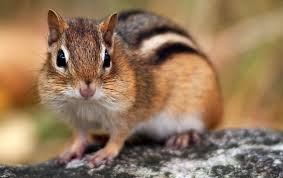
#> input picture 18_classification/images.jpeg, 283 x 178 px
$ python equalization.py ../18_classification/images.jpeg
#> lines starting #> are read from the running program, lines starting #| are printed output that depends on the picture
# source: https://docs.opencv.org/3.1.0/d9/dc8/tutorial_py_trackbar.html
# https://www.geeksforgeeks.org/changing-the-contrast-and-brightness-of-an-image-using-python-opencv/
import cv2
import numpy as np
import sys

WNAME = "Histogram equalization"
histsize = 256
histrange = (0,256)
hist_w = 512
hist_h = 400
bin_w = int(round( hist_w/histsize ))

if __name__ == '__main__':
	img = cv2.imread(sys.argv[1])
#> img is the input picture: shape (178, 283, 3); mean B, G, R 91.6, 119.9, 148.3

	hist_h = img.shape[0]
#> hist_h = 178

	img = cv2.cvtColor(img, cv2.COLOR_BGR2GRAY)
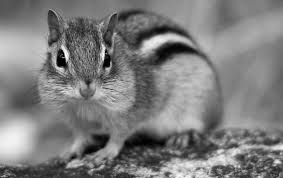
#> img: shape (178, 283); min 0, max 255, mean 125.1
	res = cv2.equalizeHist(img)
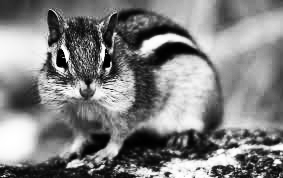
#> res: shape (178, 283); min 0, max 255, mean 128.3

	img_hist = cv2.calcHist(img, [0], None, [histsize], histrange, accumulate=False)
#> img_hist = 256 values, max 15 at index 107, min 0 at index 0, mean 1.11
	img_chist = img_hist.copy()
#> img_chist has the same summary as img_hist
	for i in range(1,histsize):
		img_chist[i] = img_chist[i] + img_chist[i-1]
#> after the loop, img_chist = 256 values from 0 to 283
	res_hist = cv2.calcHist(res, [0], None, [histsize], histrange, accumulate=False)
#> res_hist = 256 values, max 15 at index 81, min 0 at index 0, mean 1.11
	res_chist = res_hist.copy()
#> res_chist has the same summary as res_hist
	for i in range(1,histsize):
		res_chist[i] = res_chist[i] + res_chist[i-1]
#> after the loop, res_chist = 256 values from 0 to 283

	cv2.normalize(img_hist, img_hist, alpha=0, beta=hist_h, norm_type=cv2.NORM_MINMAX)
	cv2.normalize(img_chist, img_chist, alpha=0, beta=hist_h, norm_type=cv2.NORM_MINMAX)
	cv2.normalize(res_hist, res_hist, alpha=0, beta=hist_h, norm_type=cv2.NORM_MINMAX)
	cv2.normalize(res_chist, res_chist, alpha=0, beta=hist_h, norm_type=cv2.NORM_MINMAX)

	ih = np.zeros((hist_h, hist_w, 3), dtype=np.uint8)
	ich = np.zeros((hist_h, hist_w, 3), dtype=np.uint8)
	rh = np.zeros((hist_h, hist_w, 3), dtype=np.uint8)
	rch = np.zeros((hist_h, hist_w, 3), dtype=np.uint8)

	images = [ih, ich, rh, rch]
	histograms = [img_hist, img_chist, res_hist, res_chist]

	for image, histogram in zip(images, histograms):
		for i in range(1, histsize):
			cv2.line(image, ( bin_w*(i-1), hist_h - int(histogram[i-1]) ),
		(bin_w*(i), hist_h - int(histogram[i]) ), ( 255, 0, 0), thickness=2)
#> this loop made 4 passes

	cv2.namedWindow(WNAME)

	img = cv2.cvtColor(img, cv2.COLOR_GRAY2RGB)
#> img: shape (178, 283, 3)
	res = cv2.cvtColor(res, cv2.COLOR_GRAY2RGB)
#> res: shape (178, 283, 3)

	imghor = cv2.hconcat([img, images[0], images[1]])
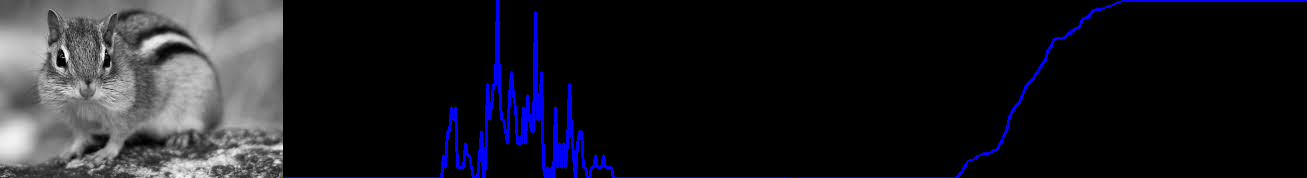
#> imghor: shape (178, 1307, 3); mean B, G, R 34.3, 27.1, 27.1
	reshor = cv2.hconcat([res, images[2], images[3]])
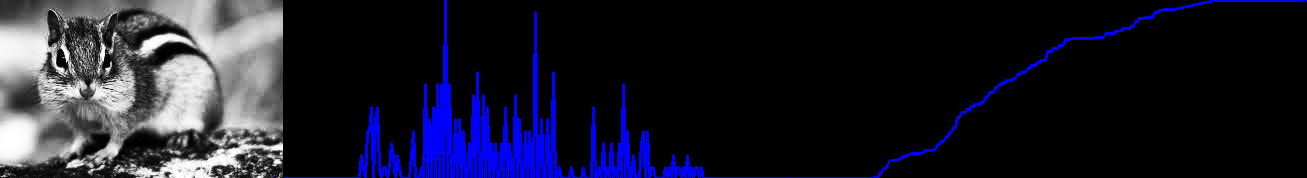
#> reshor: shape (178, 1307, 3); mean B, G, R 43.2, 27.8, 27.8

	imgcon = cv2.vconcat([imghor, reshor])
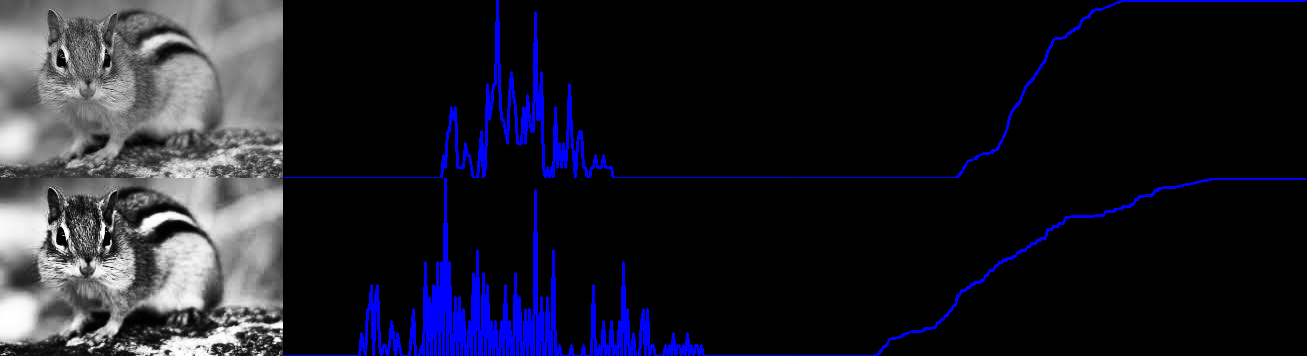
#> imgcon: shape (356, 1307, 3); mean B, G, R 38.8, 27.4, 27.4

	cv2.imshow(WNAME, imgcon)

	cv2.waitKey(0)
	cv2.destroyAllWindows()

$ run again, on 18_classification/chipmunk2.jpeg
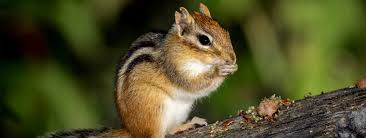
#> input picture 18_classification/chipmunk2.jpeg, 366 x 138 px
#> img is the input picture: shape (138, 366, 3); mean B, G, R 39.7, 79, 80.1
#> `res = cv2.equalizeHist(img)`:
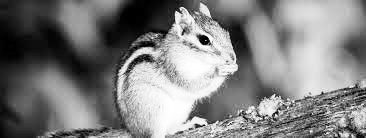
#> res: shape (138, 366); min 0, max 255, mean 127.4
#> img_hist = 256 values, max 15 at index 92, min 0 at index 14, mean 1.43
#> `img_chist = img_hist.copy()`: img_chist has the same summary as img_hist
#> after the loop `for i in range(1,histsize):`: img_chist = 256 values from 5 to 366
#> res_hist = 256 values, max 15 at index 172, min 0 at index 1, mean 1.43
#> `res_chist = res_hist.copy()`: res_chist has the same summary as res_hist
#> after the loop `for i in range(1,histsize):`: res_chist = 256 values from 5 to 366
#> the loop `for image, histogram in zip(images, histograms):` made 4 passes
#> `imgcon = cv2.vconcat([imghor, reshor])`:
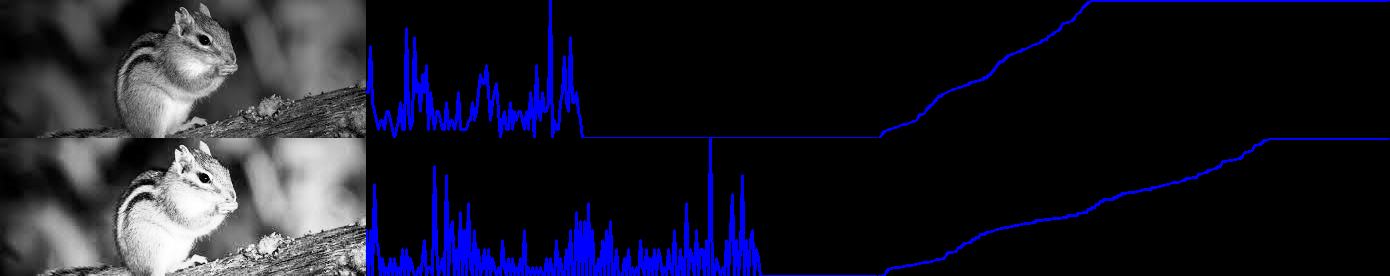
#> imgcon: shape (276, 1390, 3); mean B, G, R 40.4, 26.6, 26.6

$ run again, on 18_classification/burunduk.png
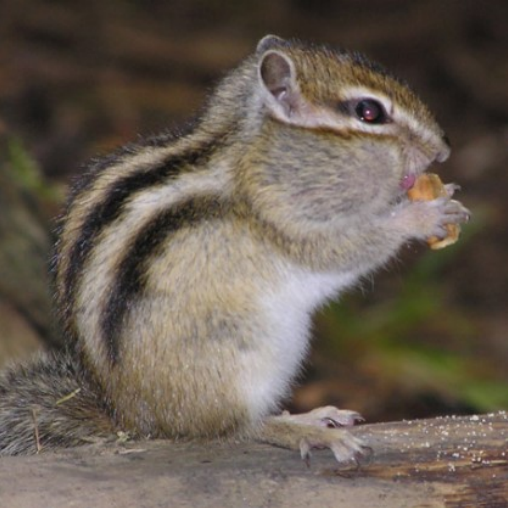
#> input picture 18_classification/burunduk.png, 508 x 508 px
#> img is the input picture: shape (508, 508, 3); mean B, G, R 82.6, 93.1, 103.9
#> `res = cv2.equalizeHist(img)`:
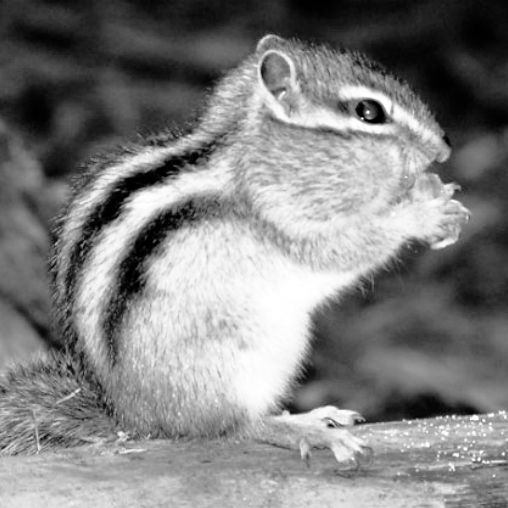
#> res: shape (508, 508); min 0, max 255, mean 128.4
#> img_hist = 256 values, max 50 at index 36, min 0 at index 0, mean 1.98
#> `img_chist = img_hist.copy()`: img_chist has the same summary as img_hist
#> after the loop `for i in range(1,histsize):`: img_chist = 256 values from 0 to 508
#> res_hist = 256 values, max 50 at index 15, min 0 at index 8, mean 1.98
#> `res_chist = res_hist.copy()`: res_chist has the same summary as res_hist
#> after the loop `for i in range(1,histsize):`: res_chist = 256 values from 3 to 508
#> the loop `for image, histogram in zip(images, histograms):` made 4 passes
#> `imgcon = cv2.vconcat([imghor, reshor])`:
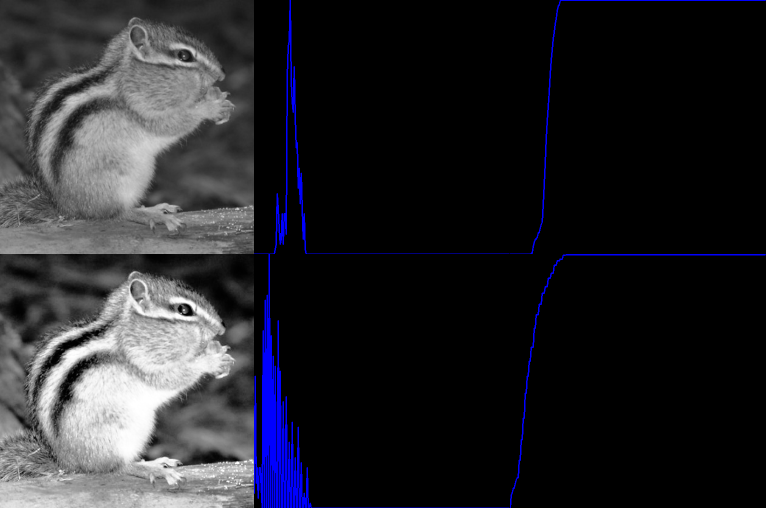
#> imgcon: shape (1016, 1532, 3) (shown at 1/2 size); mean B, G, R 42, 37.1, 37.1
